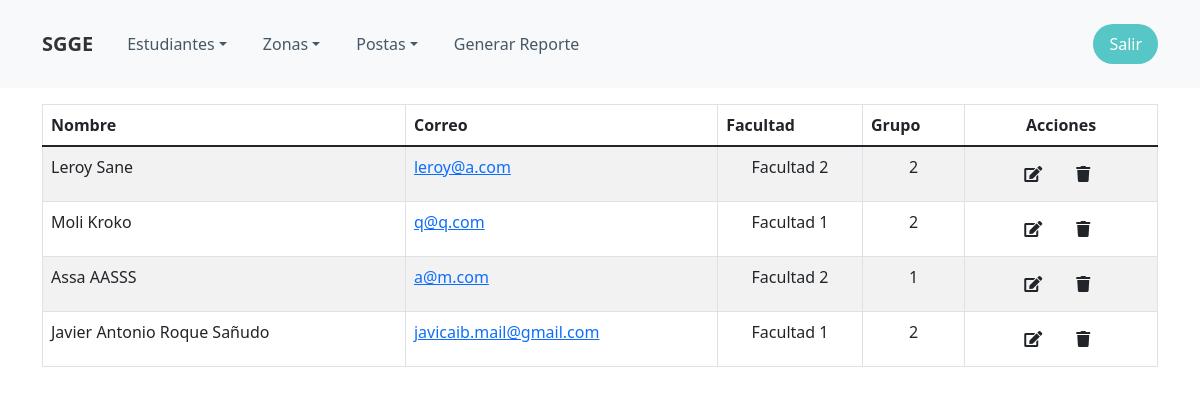
Before: /listar_estudiantes (signed in) with the older database file.
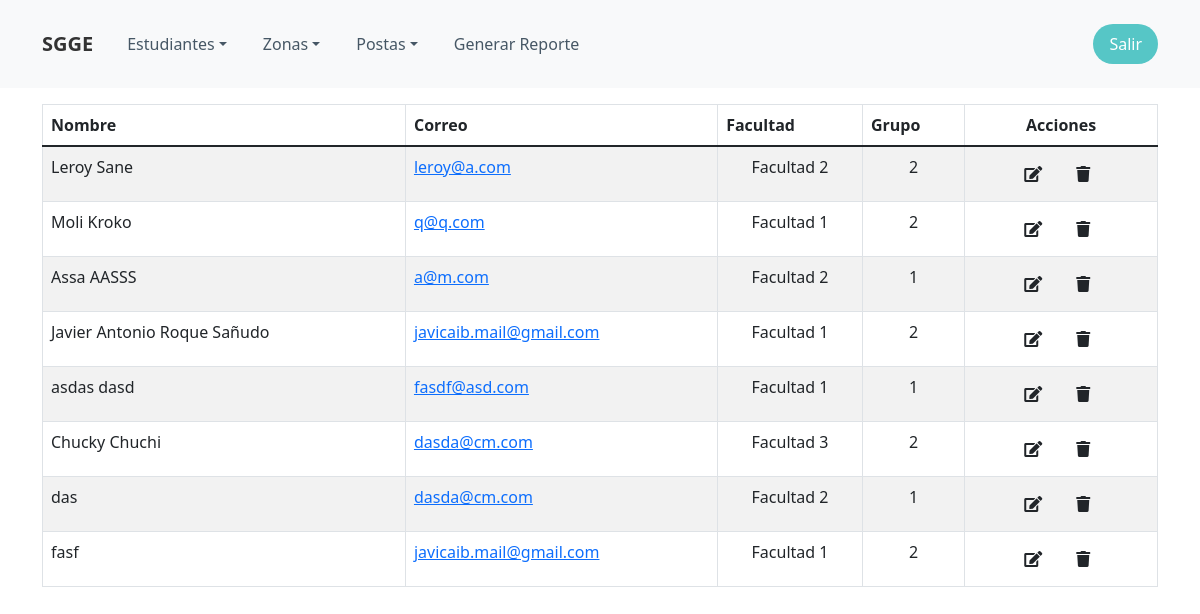
After: the same page with the newer database file.
### App/Estudiante/models.py (models this page shows)
class Estudiante(User):
    facultad = models.IntegerField(choices=FAC_CHOICES)
    grupo = models.IntegerField(choices=GROUP_CHOICES)

### App/Estudiante/views.py (the view)
# urls.py: path('listar_estudiantes', listar_estudiantes, name='listar_Estudiantes'),
@login_required
@group_required('Admin')
def listar_estudiantes(request):
    estudiantes = Estudiante.objects.all()
    context = {
        'estudiantes': estudiantes
    }
    return render(request, 'listar.html', context)

### App/Seguridad/decorador.py (called while the page is built)
def group_required(*group_names):
    def check(user):
        if user.groups.filter(name__in=group_names).exists() | user.is_superuser:
            return True
        else:
            raise PermissionDenied(HttpResponseForbidden)
    return user_passes_test(check)

### templates/listar.html
{% extends 'index.html' %}
{% block body %}
    <div class="container mt-3">
        <div class="table-responsive">
            <table class="table table-striped table-bordered">
                <thead>
                    <tr>
                        <th>Nombre</th>
                        <th>Correo</th>
                        <th>Facultad</th>
                        <th>Grupo</th>
                        <th class="text-center">Acciones</th>
                    </tr>
                </thead>
                <tbody>
                {% for e in estudiantes %}
                <tr>
                        <td>{{e.get_full_name}}</td>
                        <td>
                            <a href="mailto:{{e.email}}">{{e.email}}</a>
                        </td>
                        <td class="text-center">Facultad {{ e.facultad }}</td>
                        <td class="text-center">{{ e.grupo }}</td>
                        <td class="text-center"><a class="mx-1 btn" href="#"><i class="fa fa-edit"></i></a><a class="mx-1 btn" href="#"><i class="fa fa-trash"></i></a><a class="mx-1" href="#"></a></td>
                </tr>
                 {% endfor %}
                </tbody>
            </table>
        </div>
    </div>
{% endblock body %}

Changed rows visible on the page:
added Estudiante: get_full_name "asdas dasd", email "fasdf@asd.com", facultad "1", grupo "1"
added Estudiante: get_full_name "Chucky Chuchi", email "dasda@cm.com", facultad "3", grupo "2"
added Estudiante: get_full_name "das", email "dasda@cm.com", facultad "2", grupo "1"
added Estudiante: get_full_name "fasf", email "javicaib.mail@gmail.com", facultad "1", grupo "2"
